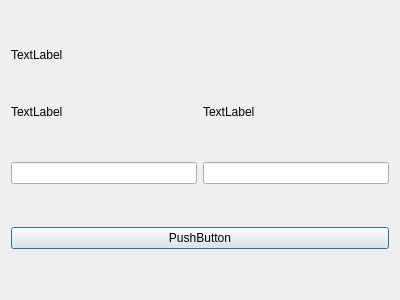
<?xml version="1.0" encoding="UTF-8"?>
<ui version="4.0">
 <class>Dialog</class>
 <widget class="QDialog" name="Dialog">
  <property name="geometry">
   <rect>
    <x>0</x>
    <y>0</y>
    <width>400</width>
    <height>300</height>
   </rect>
  </property>
  <property name="windowTitle">
   <string>Dialog</string>
  </property>
  <layout class="QGridLayout" name="gridLayout">
   <item row="2" column="0">
    <widget class="QLineEdit" name="lineEdit">
     <property name="text">
      <string/>
     </property>
     <property name="placeholderText">
      <string/>
     </property>
    </widget>
   </item>
   <item row="2" column="1">
    <widget class="QLineEdit" name="lineEdit_2">
     <property name="enabled">
      <bool>true</bool>
     </property>
     <property name="frame">
      <bool>true</bool>
     </property>
    </widget>
   </item>
   <item row="4" column="0" colspan="2">
    <widget class="QPushButton" name="pushButton">
     <property name="text">
      <string>PushButton</string>
     </property>
    </widget>
   </item>
   <item row="0" column="0" colspan="2">
    <widget class="QLabel" name="label">
     <property name="sizePolicy">
      <sizepolicy hsizetype="Preferred" vsizetype="Fixed">
       <horstretch>0</horstretch>
       <verstretch>0</verstretch>
      </sizepolicy>
     </property>
     <property name="text">
      <string>TextLabel</string>
     </property>
    </widget>
   </item>
   <item row="1" column="0">
    <widget class="QLabel" name="label_2">
     <property name="sizePolicy">
      <sizepolicy hsizetype="Preferred" vsizetype="Fixed">
       <horstretch>0</horstretch>
       <verstretch>0</verstretch>
      </sizepolicy>
     </property>
     <property name="text">
      <string>TextLabel</string>
     </property>
    </widget>
   </item>
   <item row="1" column="1">
    <widget class="QLabel" name="label_3">
     <property name="text">
      <string>TextLabel</string>
     </property>
    </widget>
   </item>
  </layout>
 </widget>
 <resources/>
 <connections/>
</ui>
